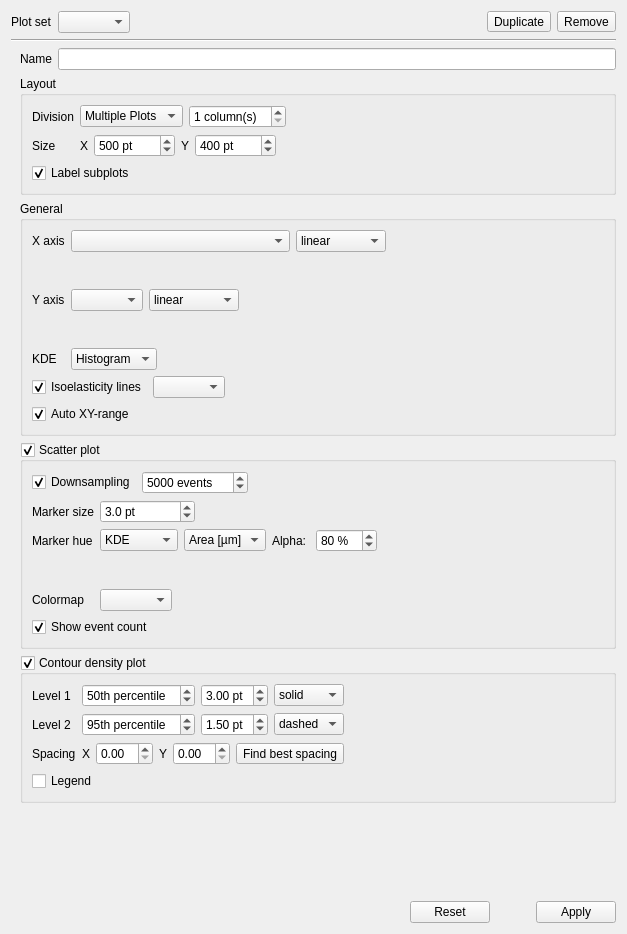
<?xml version="1.0" encoding="UTF-8"?>
<ui version="4.0">
 <class>Form</class>
 <widget class="QWidget" name="Form">
  <property name="geometry">
   <rect>
    <x>0</x>
    <y>0</y>
    <width>627</width>
    <height>934</height>
   </rect>
  </property>
  <property name="windowTitle">
   <string>Form</string>
  </property>
  <layout class="QVBoxLayout" name="verticalLayout">
   <item>
    <layout class="QHBoxLayout" name="horizontalLayout">
     <item>
      <widget class="QLabel" name="label">
       <property name="text">
        <string>Plot set</string>
       </property>
      </widget>
     </item>
     <item>
      <widget class="QComboBox" name="comboBox_plots">
       <property name="sizeAdjustPolicy">
        <enum>QComboBox::AdjustToContents</enum>
       </property>
      </widget>
     </item>
     <item>
      <spacer name="horizontalSpacer_2">
       <property name="orientation">
        <enum>Qt::Horizontal</enum>
       </property>
       <property name="sizeHint" stdset="0">
        <size>
         <width>0</width>
         <height>20</height>
        </size>
       </property>
      </spacer>
     </item>
     <item>
      <widget class="QToolButton" name="toolButton_duplicate">
       <property name="toolTip">
        <string>Duplicate this plot</string>
       </property>
       <property name="text">
        <string>Duplicate</string>
       </property>
       <property name="icon">
        <iconset theme="edit-paste">
         <normaloff>.</normaloff>.</iconset>
       </property>
      </widget>
     </item>
     <item>
      <widget class="QToolButton" name="toolButton_remove">
       <property name="toolTip">
        <string>Remove this plot</string>
       </property>
       <property name="text">
        <string>Remove</string>
       </property>
       <property name="icon">
        <iconset theme="remove">
         <normaloff>.</normaloff>.</iconset>
       </property>
      </widget>
     </item>
    </layout>
   </item>
   <item>
    <widget class="Line" name="line">
     <property name="orientation">
      <enum>Qt::Horizontal</enum>
     </property>
    </widget>
   </item>
   <item>
    <layout class="QVBoxLayout" name="verticalLayout_4">
     <property name="leftMargin">
      <number>9</number>
     </property>
     <property name="topMargin">
      <number>0</number>
     </property>
     <property name="bottomMargin">
      <number>0</number>
     </property>
     <item>
      <layout class="QHBoxLayout" name="horizontalLayout_4">
       <item>
        <widget class="QLabel" name="label_2">
         <property name="text">
          <string>Name</string>
         </property>
        </widget>
       </item>
       <item>
        <widget class="QLineEdit" name="lineEdit"/>
       </item>
      </layout>
     </item>
     <item>
      <widget class="QGroupBox" name="groupBox">
       <property name="title">
        <string>Layout</string>
       </property>
       <layout class="QVBoxLayout" name="verticalLayout_6">
        <item>
         <layout class="QGridLayout" name="gridLayout_5">
          <property name="bottomMargin">
           <number>0</number>
          </property>
          <item row="0" column="0">
           <widget class="QLabel" name="label_3">
            <property name="text">
             <string>Division</string>
            </property>
           </widget>
          </item>
          <item row="0" column="1">
           <layout class="QHBoxLayout" name="horizontalLayout_11">
            <item>
             <widget class="QComboBox" name="comboBox_division">
              <item>
               <property name="text">
                <string>Multiple Plots</string>
               </property>
              </item>
              <item>
               <property name="text">
                <string>Joint Plot</string>
               </property>
              </item>
             </widget>
            </item>
            <item>
             <widget class="QSpinBox" name="spinBox_column_count">
              <property name="suffix">
               <string> column(s)</string>
              </property>
              <property name="minimum">
               <number>1</number>
              </property>
             </widget>
            </item>
            <item>
             <spacer name="horizontalSpacer_13">
              <property name="orientation">
               <enum>Qt::Horizontal</enum>
              </property>
              <property name="sizeHint" stdset="0">
               <size>
                <width>0</width>
                <height>20</height>
               </size>
              </property>
             </spacer>
            </item>
           </layout>
          </item>
          <item row="1" column="0">
           <widget class="QLabel" name="label_13">
            <property name="text">
             <string>Size</string>
            </property>
           </widget>
          </item>
          <item row="1" column="1">
           <layout class="QHBoxLayout" name="horizontalLayout_12">
            <item>
             <widget class="QLabel" name="label_15">
              <property name="text">
               <string>X</string>
              </property>
             </widget>
            </item>
            <item>
             <widget class="QSpinBox" name="spinBox_size_x">
              <property name="suffix">
               <string> pt</string>
              </property>
              <property name="minimum">
               <number>100</number>
              </property>
              <property name="maximum">
               <number>100000</number>
              </property>
              <property name="singleStep">
               <number>50</number>
              </property>
              <property name="value">
               <number>500</number>
              </property>
             </widget>
            </item>
            <item>
             <widget class="QLabel" name="label_14">
              <property name="text">
               <string>Y</string>
              </property>
             </widget>
            </item>
            <item>
             <widget class="QSpinBox" name="spinBox_size_y">
              <property name="suffix">
               <string> pt</string>
              </property>
              <property name="minimum">
               <number>100</number>
              </property>
              <property name="maximum">
               <number>100000</number>
              </property>
              <property name="singleStep">
               <number>50</number>
              </property>
              <property name="value">
               <number>400</number>
              </property>
             </widget>
            </item>
            <item>
             <spacer name="horizontalSpacer_14">
              <property name="orientation">
               <enum>Qt::Horizontal</enum>
              </property>
              <property name="sizeHint" stdset="0">
               <size>
                <width>0</width>
                <height>20</height>
               </size>
              </property>
             </spacer>
            </item>
           </layout>
          </item>
         </layout>
        </item>
        <item>
         <widget class="QCheckBox" name="checkBox_label_plots">
          <property name="text">
           <string>Label subplots</string>
          </property>
          <property name="checked">
           <bool>true</bool>
          </property>
         </widget>
        </item>
       </layout>
      </widget>
     </item>
     <item>
      <widget class="QGroupBox" name="groupBox_2">
       <property name="title">
        <string>General</string>
       </property>
       <layout class="QVBoxLayout" name="verticalLayout_5">
        <item>
         <layout class="QGridLayout" name="gridLayout">
          <item row="6" column="1">
           <layout class="QHBoxLayout" name="horizontalLayout_10">
            <item>
             <widget class="QComboBox" name="comboBox_kde">
              <item>
               <property name="text">
                <string>Histogram</string>
               </property>
              </item>
             </widget>
            </item>
            <item>
             <spacer name="horizontalSpacer_12">
              <property name="orientation">
               <enum>Qt::Horizontal</enum>
              </property>
              <property name="sizeHint" stdset="0">
               <size>
                <width>40</width>
                <height>20</height>
               </size>
              </property>
             </spacer>
            </item>
           </layout>
          </item>
          <item row="4" column="1">
           <layout class="QHBoxLayout" name="horizontalLayout_8">
            <item>
             <widget class="FeatureComboBox" name="comboBox_axis_y"/>
            </item>
            <item>
             <widget class="QComboBox" name="comboBox_scale_y">
              <item>
               <property name="text">
                <string>linear</string>
               </property>
              </item>
              <item>
               <property name="text">
                <string>logarithmic</string>
               </property>
              </item>
             </widget>
            </item>
            <item>
             <spacer name="horizontalSpacer_11">
              <property name="orientation">
               <enum>Qt::Horizontal</enum>
              </property>
              <property name="sizeHint" stdset="0">
               <size>
                <width>0</width>
                <height>20</height>
               </size>
              </property>
             </spacer>
            </item>
           </layout>
          </item>
          <item row="6" column="0">
           <widget class="QLabel" name="label_9">
            <property name="toolTip">
             <string>Kernel Density Estimator</string>
            </property>
            <property name="text">
             <string>KDE</string>
            </property>
           </widget>
          </item>
          <item row="2" column="1">
           <layout class="QHBoxLayout" name="horizontalLayout_7">
            <property name="rightMargin">
             <number>0</number>
            </property>
            <item>
             <widget class="FeatureComboBox" name="comboBox_axis_x">
              <property name="sizePolicy">
               <sizepolicy hsizetype="MinimumExpanding" vsizetype="Fixed">
                <horstretch>0</horstretch>
                <verstretch>0</verstretch>
               </sizepolicy>
              </property>
             </widget>
            </item>
            <item>
             <widget class="QComboBox" name="comboBox_scale_x">
              <item>
               <property name="text">
                <string>linear</string>
               </property>
              </item>
              <item>
               <property name="text">
                <string>logarithmic</string>
               </property>
              </item>
             </widget>
            </item>
            <item>
             <spacer name="horizontalSpacer_3">
              <property name="orientation">
               <enum>Qt::Horizontal</enum>
              </property>
              <property name="sizeHint" stdset="0">
               <size>
                <width>0</width>
                <height>20</height>
               </size>
              </property>
             </spacer>
            </item>
           </layout>
          </item>
          <item row="4" column="0">
           <widget class="QLabel" name="label_7">
            <property name="text">
             <string>Y axis</string>
            </property>
           </widget>
          </item>
          <item row="5" column="1">
           <widget class="RangeControl" name="widget_range_y" native="true">
            <property name="minimumSize">
             <size>
              <width>0</width>
              <height>25</height>
             </size>
            </property>
           </widget>
          </item>
          <item row="3" column="1">
           <widget class="RangeControl" name="widget_range_x" native="true">
            <property name="minimumSize">
             <size>
              <width>0</width>
              <height>25</height>
             </size>
            </property>
           </widget>
          </item>
          <item row="2" column="0">
           <widget class="QLabel" name="label_6">
            <property name="text">
             <string>X axis</string>
            </property>
           </widget>
          </item>
         </layout>
        </item>
        <item>
         <layout class="QHBoxLayout" name="horizontalLayout_3">
          <item>
           <widget class="QCheckBox" name="checkBox_isoelastics">
            <property name="text">
             <string>Isoelasticity lines</string>
            </property>
            <property name="checked">
             <bool>true</bool>
            </property>
           </widget>
          </item>
          <item>
           <widget class="QComboBox" name="comboBox_lut"/>
          </item>
          <item>
           <spacer name="horizontalSpacer_5">
            <property name="orientation">
             <enum>Qt::Horizontal</enum>
            </property>
            <property name="sizeHint" stdset="0">
             <size>
              <width>0</width>
              <height>20</height>
             </size>
            </property>
           </spacer>
          </item>
         </layout>
        </item>
        <item>
         <layout class="QHBoxLayout" name="horizontalLayout_19">
          <item>
           <widget class="QCheckBox" name="checkBox_auto_range">
            <property name="text">
             <string>Auto XY-range</string>
            </property>
            <property name="checked">
             <bool>true</bool>
            </property>
           </widget>
          </item>
          <item>
           <spacer name="horizontalSpacer">
            <property name="orientation">
             <enum>Qt::Horizontal</enum>
            </property>
            <property name="sizeHint" stdset="0">
             <size>
              <width>40</width>
              <height>20</height>
             </size>
            </property>
           </spacer>
          </item>
         </layout>
        </item>
       </layout>
      </widget>
     </item>
     <item>
      <widget class="QGroupBox" name="groupBox_scatter">
       <property name="title">
        <string>Scatter plot</string>
       </property>
       <property name="checkable">
        <bool>true</bool>
       </property>
       <layout class="QVBoxLayout" name="verticalLayout_3" stretch="0,0,0">
        <property name="sizeConstraint">
         <enum>QLayout::SetDefaultConstraint</enum>
        </property>
        <item>
         <layout class="QHBoxLayout" name="horizontalLayout_2">
          <item>
           <widget class="QCheckBox" name="checkBox_downsample">
            <property name="text">
             <string>Downsampling</string>
            </property>
            <property name="checked">
             <bool>true</bool>
            </property>
           </widget>
          </item>
          <item>
           <widget class="QSpinBox" name="spinBox_downsample">
            <property name="suffix">
             <string> events</string>
            </property>
            <property name="minimum">
             <number>10</number>
            </property>
            <property name="maximum">
             <number>999999999</number>
            </property>
            <property name="singleStep">
             <number>100</number>
            </property>
            <property name="value">
             <number>5000</number>
            </property>
           </widget>
          </item>
          <item>
           <spacer name="horizontalSpacer_4">
            <property name="orientation">
             <enum>Qt::Horizontal</enum>
            </property>
            <property name="sizeHint" stdset="0">
             <size>
              <width>40</width>
              <height>20</height>
             </size>
            </property>
           </spacer>
          </item>
         </layout>
        </item>
        <item>
         <layout class="QGridLayout" name="gridLayout_scat">
          <property name="sizeConstraint">
           <enum>QLayout::SetMinimumSize</enum>
          </property>
          <item row="0" column="0">
           <widget class="QLabel" name="label_4">
            <property name="text">
             <string>Marker size</string>
            </property>
           </widget>
          </item>
          <item row="1" column="0">
           <widget class="QLabel" name="label_8">
            <property name="text">
             <string>Marker hue</string>
            </property>
           </widget>
          </item>
          <item row="3" column="0">
           <widget class="QLabel" name="label_colormap">
            <property name="text">
             <string>Colormap</string>
            </property>
           </widget>
          </item>
          <item row="1" column="3">
           <layout class="QHBoxLayout" name="horizontalLayout_5">
            <property name="spacing">
             <number>0</number>
            </property>
            <property name="rightMargin">
             <number>0</number>
            </property>
           </layout>
          </item>
          <item row="2" column="1">
           <widget class="RangeControl" name="widget_range_feat" native="true">
            <property name="minimumSize">
             <size>
              <width>0</width>
              <height>25</height>
             </size>
            </property>
           </widget>
          </item>
          <item row="0" column="1">
           <layout class="QHBoxLayout" name="horizontalLayout_16">
            <item>
             <widget class="QDoubleSpinBox" name="doubleSpinBox_marker_size">
              <property name="suffix">
               <string> pt</string>
              </property>
              <property name="decimals">
               <number>1</number>
              </property>
              <property name="minimum">
               <double>-999999999999989.000000000000000</double>
              </property>
              <property name="value">
               <double>3.000000000000000</double>
              </property>
             </widget>
            </item>
            <item>
             <spacer name="horizontalSpacer_6">
              <property name="orientation">
               <enum>Qt::Horizontal</enum>
              </property>
              <property name="sizeHint" stdset="0">
               <size>
                <width>0</width>
                <height>20</height>
               </size>
              </property>
             </spacer>
            </item>
           </layout>
          </item>
          <item row="1" column="1">
           <layout class="QHBoxLayout" name="horizontalLayout_17">
            <item>
             <widget class="QComboBox" name="comboBox_marker_hue">
              <item>
               <property name="text">
                <string>KDE</string>
               </property>
              </item>
              <item>
               <property name="text">
                <string>Dataset</string>
               </property>
              </item>
              <item>
               <property name="text">
                <string>Feature</string>
               </property>
              </item>
              <item>
               <property name="text">
                <string>Disabled</string>
               </property>
              </item>
             </widget>
            </item>
            <item>
             <widget class="FeatureComboBox" name="comboBox_marker_feature">
              <item>
               <property name="text">
                <string>Area [µm]</string>
               </property>
              </item>
             </widget>
            </item>
            <item>
             <widget class="QWidget" name="widget_dataset_alpha" native="true">
              <layout class="QHBoxLayout" name="horizontalLayout_9">
               <property name="leftMargin">
                <number>0</number>
               </property>
               <property name="topMargin">
                <number>0</number>
               </property>
               <property name="rightMargin">
                <number>0</number>
               </property>
               <property name="bottomMargin">
                <number>0</number>
               </property>
               <item>
                <widget class="QLabel" name="label_12">
                 <property name="text">
                  <string>Alpha: </string>
                 </property>
                </widget>
               </item>
               <item>
                <widget class="QSpinBox" name="spinBox_alpha">
                 <property name="suffix">
                  <string> %</string>
                 </property>
                 <property name="minimum">
                  <number>1</number>
                 </property>
                 <property name="maximum">
                  <number>100</number>
                 </property>
                 <property name="singleStep">
                  <number>5</number>
                 </property>
                 <property name="value">
                  <number>80</number>
                 </property>
                </widget>
               </item>
              </layout>
             </widget>
            </item>
            <item>
             <spacer name="horizontalSpacer_8">
              <property name="orientation">
               <enum>Qt::Horizontal</enum>
              </property>
              <property name="sizeHint" stdset="0">
               <size>
                <width>0</width>
                <height>20</height>
               </size>
              </property>
             </spacer>
            </item>
           </layout>
          </item>
          <item row="3" column="1">
           <layout class="QHBoxLayout" name="horizontalLayout_18">
            <item>
             <widget class="QComboBox" name="comboBox_colormap"/>
            </item>
            <item>
             <spacer name="horizontalSpacer_16">
              <property name="orientation">
               <enum>Qt::Horizontal</enum>
              </property>
              <property name="sizeHint" stdset="0">
               <size>
                <width>0</width>
                <height>20</height>
               </size>
              </property>
             </spacer>
            </item>
           </layout>
          </item>
         </layout>
        </item>
        <item>
         <widget class="QCheckBox" name="checkBox_event_count">
          <property name="text">
           <string>Show event count</string>
          </property>
          <property name="checked">
           <bool>true</bool>
          </property>
         </widget>
        </item>
       </layout>
      </widget>
     </item>
     <item>
      <widget class="QGroupBox" name="groupBox_contour">
       <property name="title">
        <string>Contour density plot</string>
       </property>
       <property name="checkable">
        <bool>true</bool>
       </property>
       <property name="checked">
        <bool>true</bool>
       </property>
       <layout class="QVBoxLayout" name="verticalLayout_2">
        <item>
         <layout class="QGridLayout" name="gridLayout_4">
          <property name="bottomMargin">
           <number>0</number>
          </property>
          <item row="1" column="0">
           <widget class="QLabel" name="label_10">
            <property name="text">
             <string>Level 1</string>
            </property>
           </widget>
          </item>
          <item row="1" column="1">
           <layout class="QHBoxLayout" name="horizontalLayout_13">
            <property name="rightMargin">
             <number>0</number>
            </property>
            <item>
             <widget class="QDoubleSpinBox" name="doubleSpinBox_perc_1">
              <property name="prefix">
               <string/>
              </property>
              <property name="suffix">
               <string>th percentile</string>
              </property>
              <property name="decimals">
               <number>0</number>
              </property>
              <property name="value">
               <double>50.000000000000000</double>
              </property>
             </widget>
            </item>
            <item>
             <widget class="QDoubleSpinBox" name="doubleSpinBox_lw_1">
              <property name="suffix">
               <string> pt</string>
              </property>
              <property name="minimum">
               <double>0.100000000000000</double>
              </property>
              <property name="maximum">
               <double>7.000000000000000</double>
              </property>
              <property name="singleStep">
               <double>0.300000000000000</double>
              </property>
              <property name="value">
               <double>3.000000000000000</double>
              </property>
             </widget>
            </item>
            <item>
             <widget class="QComboBox" name="comboBox_ls_1">
              <property name="currentIndex">
               <number>0</number>
              </property>
              <item>
               <property name="text">
                <string>solid</string>
               </property>
              </item>
              <item>
               <property name="text">
                <string>dashed</string>
               </property>
              </item>
             </widget>
            </item>
           </layout>
          </item>
          <item row="2" column="0">
           <widget class="QLabel" name="label_11">
            <property name="text">
             <string>Level 2</string>
            </property>
           </widget>
          </item>
          <item row="2" column="1">
           <layout class="QHBoxLayout" name="horizontalLayout_14">
            <item>
             <widget class="QDoubleSpinBox" name="doubleSpinBox_perc_2">
              <property name="suffix">
               <string>th percentile</string>
              </property>
              <property name="decimals">
               <number>0</number>
              </property>
              <property name="value">
               <double>95.000000000000000</double>
              </property>
             </widget>
            </item>
            <item>
             <widget class="QDoubleSpinBox" name="doubleSpinBox_lw_2">
              <property name="suffix">
               <string> pt</string>
              </property>
              <property name="minimum">
               <double>0.100000000000000</double>
              </property>
              <property name="maximum">
               <double>7.000000000000000</double>
              </property>
              <property name="singleStep">
               <double>0.300000000000000</double>
              </property>
              <property name="value">
               <double>1.500000000000000</double>
              </property>
             </widget>
            </item>
            <item>
             <widget class="QComboBox" name="comboBox_ls_2">
              <property name="currentIndex">
               <number>1</number>
              </property>
              <item>
               <property name="text">
                <string>solid</string>
               </property>
              </item>
              <item>
               <property name="text">
                <string>dashed</string>
               </property>
              </item>
             </widget>
            </item>
           </layout>
          </item>
          <item row="3" column="1">
           <layout class="QHBoxLayout" name="horizontalLayout_15">
            <item>
             <widget class="QLabel" name="label_16">
              <property name="text">
               <string>X</string>
              </property>
             </widget>
            </item>
            <item>
             <widget class="QDoubleSpinBox" name="doubleSpinBox_spacing_x"/>
            </item>
            <item>
             <widget class="QLabel" name="label_17">
              <property name="text">
               <string>Y</string>
              </property>
             </widget>
            </item>
            <item>
             <widget class="QDoubleSpinBox" name="doubleSpinBox_spacing_y"/>
            </item>
            <item>
             <widget class="QToolButton" name="toolButton_spacing_auto">
              <property name="text">
               <string>Find best spacing</string>
              </property>
             </widget>
            </item>
            <item>
             <spacer name="horizontalSpacer_15">
              <property name="orientation">
               <enum>Qt::Horizontal</enum>
              </property>
              <property name="sizeHint" stdset="0">
               <size>
                <width>0</width>
                <height>20</height>
               </size>
              </property>
             </spacer>
            </item>
           </layout>
          </item>
          <item row="3" column="0">
           <widget class="QLabel" name="label_5">
            <property name="text">
             <string>Spacing</string>
            </property>
           </widget>
          </item>
          <item row="1" column="5">
           <spacer name="horizontalSpacer_7">
            <property name="orientation">
             <enum>Qt::Horizontal</enum>
            </property>
            <property name="sizeHint" stdset="0">
             <size>
              <width>0</width>
              <height>20</height>
             </size>
            </property>
           </spacer>
          </item>
         </layout>
        </item>
        <item>
         <widget class="QCheckBox" name="checkBox_legend">
          <property name="text">
           <string>Legend</string>
          </property>
          <property name="checked">
           <bool>false</bool>
          </property>
         </widget>
        </item>
       </layout>
      </widget>
     </item>
     <item>
      <spacer name="verticalSpacer">
       <property name="orientation">
        <enum>Qt::Vertical</enum>
       </property>
       <property name="sizeHint" stdset="0">
        <size>
         <width>20</width>
         <height>0</height>
        </size>
       </property>
      </spacer>
     </item>
     <item>
      <layout class="QHBoxLayout" name="horizontalLayout_6">
       <item>
        <spacer name="horizontalSpacer_9">
         <property name="orientation">
          <enum>Qt::Horizontal</enum>
         </property>
         <property name="sizeHint" stdset="0">
          <size>
           <width>40</width>
           <height>20</height>
          </size>
         </property>
        </spacer>
       </item>
       <item>
        <widget class="QPushButton" name="pushButton_reset">
         <property name="text">
          <string>Reset</string>
         </property>
        </widget>
       </item>
       <item>
        <spacer name="horizontalSpacer_10">
         <property name="orientation">
          <enum>Qt::Horizontal</enum>
         </property>
         <property name="sizeType">
          <enum>QSizePolicy::Fixed</enum>
         </property>
         <property name="sizeHint" stdset="0">
          <size>
           <width>40</width>
           <height>20</height>
          </size>
         </property>
        </spacer>
       </item>
       <item>
        <widget class="QPushButton" name="pushButton_apply">
         <property name="text">
          <string>Apply</string>
         </property>
        </widget>
       </item>
      </layout>
     </item>
    </layout>
   </item>
  </layout>
 </widget>
 <customwidgets>
  <customwidget>
   <class>FeatureComboBox</class>
   <extends>QComboBox</extends>
   <header>dcscope.gui.widgets</header>
  </customwidget>
  <customwidget>
   <class>RangeControl</class>
   <extends>QWidget</extends>
   <header>dcscope.gui.widgets</header>
   <container>1</container>
  </customwidget>
 </customwidgets>
 <resources/>
 <connections>
  <connection>
   <sender>checkBox_downsample</sender>
   <signal>toggled(bool)</signal>
   <receiver>spinBox_downsample</receiver>
   <slot>setEnabled(bool)</slot>
   <hints>
    <hint type="sourcelabel">
     <x>93</x>
     <y>484</y>
    </hint>
    <hint type="destinationlabel">
     <x>240</x>
     <y>484</y>
    </hint>
   </hints>
  </connection>
 </connections>
</ui>
